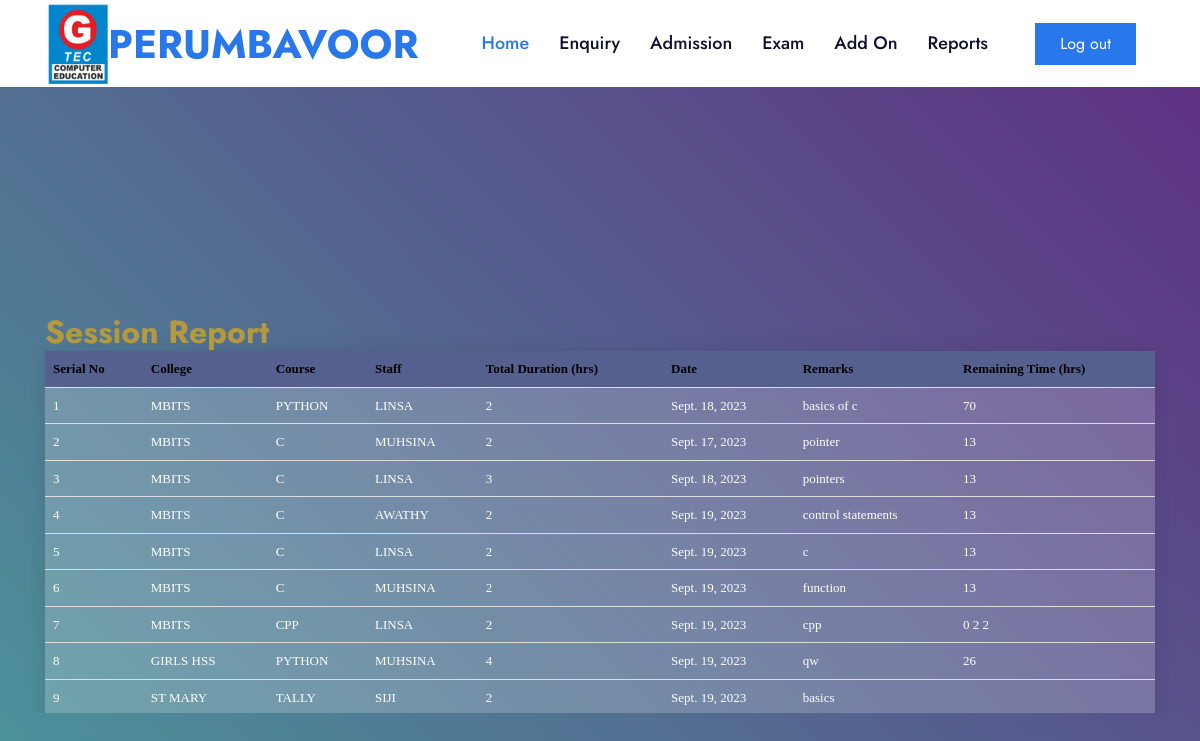
/session_report/, run on the app's committed database.
### gemappp/models.py (models this page shows, shortened)
class Session(models.Model):
    college = models.ForeignKey(Add_collage, on_delete=models.CASCADE)
    course = models.ForeignKey(Add_course, on_delete=models.CASCADE)
    staff = models.ForeignKey(Add_staff, on_delete=models.CASCADE)
    duration = models.IntegerField()  # Assuming duration is in minutes
    date = models.DateField()
    remarks = models.TextField()

class Add_collage(models.Model):
    name = models.TextField()
    def __str__(self):
        return self.name

class Add_course(models.Model):
    name = models.TextField()
    def __str__(self):
        return self.name

class Add_staff(models.Model):
    name = models.TextField()
    def __str__(self):
        return self.name

class Tieup(models.Model):
    college = models.ForeignKey(Add_collage, on_delete=models.CASCADE)
    course = models.ForeignKey(Add_course, on_delete=models.CASCADE)
    fee = models.IntegerField()
    course_duration = models.IntegerField()
    tieup_date = models.DateField()

### gemappp/views.py (the view)
# urls.py: path('session_report/', views.session_report, name='session_report'),
def session_report(request):
    sessions = Session.objects.all()
    tieups = Tieup.objects.all()
    for tieup in tieups:
        used_duration = Session.objects.filter(college=tieup.college, course=tieup.course).aggregate(total_duration=Sum('duration'))['total_duration']
        tieup.used_duration = used_duration if used_duration else 0
        tieup.remaining_duration = tieup.course_duration - tieup.used_duration
    context = {'sessions': sessions, 'tieups': tieups}
    return render(request, 'session_report.html', context)

### templates/session_report.html (shortened to what this page needs)
{% extends 'base.html' %}
{% load custom_filters %}
{% block body %}
<div class="container">
        <h2 style="color:#b49a3c;"> Session Report</h2>
  <table>
  <thead>
    <tr>
      <th>Serial No</th>
      <th>College</th>
      <th>Course</th>
      <th>Staff</th>
      <th>Total Duration (hrs)</th>
      <th>Date</th>
      <th>Remarks</th>
      <th>Remaining Time (hrs)</th>
    </tr>
  </thead>
  <tbody>
    {% for session in sessions %}
      <tr>
         <td>{{ session.id }}</td>
        <td>{{ session.college }}</td>
        <td>{{ session.course }}</td>
        <td>{{ session.staff }}</td>
        <td>{{ session.duration }}</td>
        <td>{{ session.date }}</td>
        <td>{{ session.remarks }}</td>
        <td>
          {% for tieup in tieups %}
            {% if tieup.college == session.college and tieup.course == session.course %}
              {{ tieup.remaining_duration }}
            {% endif %}
          {% endfor %}
        </td>
      </tr>
    {% endfor %}
  </tbody>
</table>
</div>
{% endblock %}

### static/stylereport.css (style rules this page uses)
html, body { height: 100%; }
body { margin: 0; background: linear-gradient(45deg, #49a09d, #5f2c82); font-family: sans-serif; font-weight: 100; }
.container { position: absolute; top: 50%; left: 50%; transform: translate(-50%, -50%); }
table { width: 800px; border-collapse: collapse; overflow: hidden; box-shadow: 0 0 20px rgba(0,0,0,0.1); }
th, td { padding: 15px; background-color: rgba(255,255,255,0.2); color: #fff; }
th { text-align: left; }

### static/style.css (style rules this page uses)
body { margin: 0; }

### static/style1.css (style rules this page uses)
* { -webkit-box-sizing: border-box; -moz-box-sizing: border-box; box-sizing: border-box; }
body { font-family: "Muli-Regular"; color: #666; font-size: 13px; margin: 0; }
p, h1, h2, h3, h4, h5, h6, ul { margin: 0; }

### data on the page
Session: id "1", college "MBITS", course "PYTHON", staff "LINSA", duration "2", date "Sept. 18, 2023", remarks "basics of c"
Tieup: remaining_duration "70"
Session: id "2", college "MBITS", course "C", staff "MUHSINA", duration "2", date "Sept. 17, 2023", remarks "pointer"
Tieup: remaining_duration "13"
Session: id "3", college "MBITS", course "C", staff "LINSA", duration "3", date "Sept. 18, 2023", remarks "pointers"
Session: id "4", college "MBITS", course "C", staff "AWATHY", duration "2", date "Sept. 19, 2023", remarks "control statements"
Session: id "5", college "MBITS", course "C", staff "LINSA", duration "2", date "Sept. 19, 2023", remarks "c"
Session: id "6", college "MBITS", course "C", staff "MUHSINA", duration "2", date "Sept. 19, 2023", remarks "function"
Session: id "7", college "MBITS", course "CPP", staff "LINSA", duration "2", date "Sept. 19, 2023", remarks "cpp"
Tieup: remaining_duration "0"
Tieup: remaining_duration "2"
Tieup: remaining_duration "2"
Session: id "8", college "GIRLS HSS", course "PYTHON", staff "MUHSINA", duration "4", date "Sept. 19, 2023", remarks "qw"
Tieup: remaining_duration "26"
Session: id "9", college "ST MARY", course "TALLY", staff "SIJI", duration "2", date "Sept. 19, 2023", remarks "basics"
